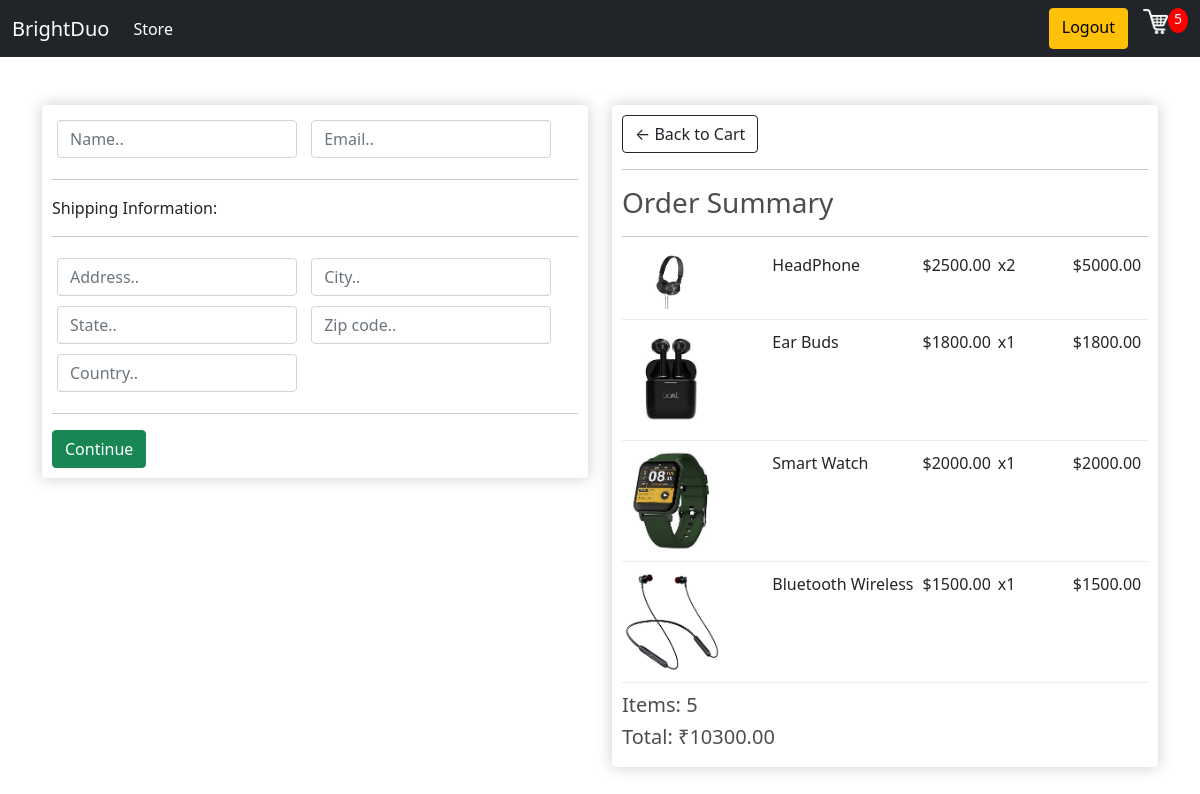
Screenshot of /checkout/ (signed in) with the database file from the repository.
### store/models.py (models this page shows, shortened)
class OrderItem(models.Model):
    product = models.ForeignKey(Product, on_delete=models.CASCADE)
    order = models.ForeignKey(Order, on_delete=models.CASCADE)
    quantity = models.IntegerField(default=0)
    @property
    def get_total(self):
        return self.product.price * self.quantity

class Product(models.Model):
    name = models.CharField(max_length=200)
    price = models.DecimalField(max_digits=7, decimal_places=2)
    digital = models.BooleanField(default=False)
    image = models.ImageField(null=True, blank=True)

class Order(models.Model):
    user = models.OneToOneField(User, on_delete=models.CASCADE)
    complete = models.BooleanField(default=False)
    date_ordered = models.DateTimeField(default=timezone.now)
    @property
    def get_cart_total(self):
        total = sum([item.get_total for item in self.orderitem_set.all()])
        return total
    @property
    def get_cart_items(self):
        orderitems = self.orderitem_set.all()
        total = sum(item.quantity for item in orderitems)
        return total

### store/views.py (the view)
# urls.py: path('checkout/', views.checkout, name="checkout"),
def checkout(request):
    items = []
    order = {'get_cart_total': 0, 'get_cart_items': 0, 'shipping': False}
    cartItems = 0
    if request.user.is_authenticated:
        order, created = Order.objects.get_or_create(user=request.user, complete=False)
        items = order.orderitem_set.all()
        cartItems = order.get_cart_items
    context = {'items': items, 'order': order, 'cartItems': cartItems}
    return render(request, 'store/checkout.html', context)

### store/templates/store/checkout.html (shortened to what this page needs)
{% extends 'store/main.html' %}
{% load static %}
{% block content %}
<div class="row my-5">
    <div class="col-lg-6">
        <div class="box-element" id="form-wrapper">
            <form id="form">
                <div id="user-info">
                    <div class="form-field">
                        <input required class="form-control" type="text" name="name" placeholder="Name..">
                    </div>
                    <div class="form-field">
                        <input required class="form-control" type="email" name="email" placeholder="Email..">
                    </div>
                </div>
                <div id="shipping-info">
                    <hr>
                    <p>Shipping Information:</p>
                    <hr>
                    <div class="form-field">
                        <input class="form-control" type="text" name="address" placeholder="Address..">
                    </div>
                    <div class="form-field">
                        <input class="form-control" type="text" name="city" placeholder="City..">
                    </div>
                    <div class="form-field">
                        <input class="form-control" type="text" name="state" placeholder="State..">
                    </div>
                    <div class="form-field">
                        <input class="form-control" type="text" name="zipcode" placeholder="Zip code..">
                    </div>
                    <div class="form-field">
                        <input class="form-control" type="text" name="country" placeholder="Country..">
                    </div>
                </div>
                <hr>
                <input id="form-button" class="btn btn-success btn-block" type="submit" value="Continue">
            </form>
        </div>
        <br>
    </div>
    <div class="col-lg-6">
        <div class="box-element">
            <a class="btn btn-outline-dark" href="{% url 'cart' %}">&#x2190; Back to Cart</a>
            <hr>
            <h3>Order Summary</h3>
            <hr>
            {% for item in items %}
            <div class="cart-row">
                <div style="flex:2"><img class="row-image" src="{{ item.product.image.url }}"></div>
                <div style="flex:2"><p>{{ item.product.name }}</p></div>
                <div style="flex:1"><p>${{ item.product.price|floatformat:2 }}</p></div>
                <div style="flex:1"><p>x{{ item.quantity }}</p></div>
                <div style="flex:1"><p>${{ item.get_total|floatformat:2 }}</p></div>
            </div>
            {% endfor %}
            <h5>Items: {{ order.get_cart_items }}</h5>
            <h5>Total: ₹{{ order.get_cart_total|floatformat:2 }}</h5>
        </div>
    </div>
</div>
{% endblock content %}

### static/css/main.css (style rules this page uses)
body { background-color: hsl(0, 0%, 98%); }
h1,h2,h3,h4,h5,h6 { color:hsl(0, 0%, 30%); }
.box-element { box-shadow:hsl(0, 0%, 80%) 0 0 16px; background-color: #fff; border-radius: 4px; padding: 10px; }
.col-lg-4, .col-lg-6, .col-lg-8, .col-lg-12 { margin-top: 10px; }
.btn { border-radius: 0; }
.row-image { width: 100px; }
.form-field { width:250px; display: inline-block; padding: 5px; }
.cart-row { display: flex; align-items: flex-stretch; padding-bottom: 10px; margin-bottom: 10px; border-bottom: 1px solid #ececec; }

### rows the page displays
OrderItem: product.image (picture), product.name "HeadPhone", product.price "2500.00", quantity "2", get_total "5000.00"
OrderItem: product.image (picture), product.name "Ear Buds", product.price "1800.00", quantity "1", get_total "1800.00"
OrderItem: product.image (picture), product.name "Smart Watch", product.price "2000.00", quantity "1", get_total "2000.00"
OrderItem: product.image (picture), product.name "Bluetooth Wireless", product.price "1500.00", quantity "1", get_total "1500.00"
Order: get_cart_items "5", get_cart_total "10300.00"

### other values shown
{{ cartItems }} "5"
